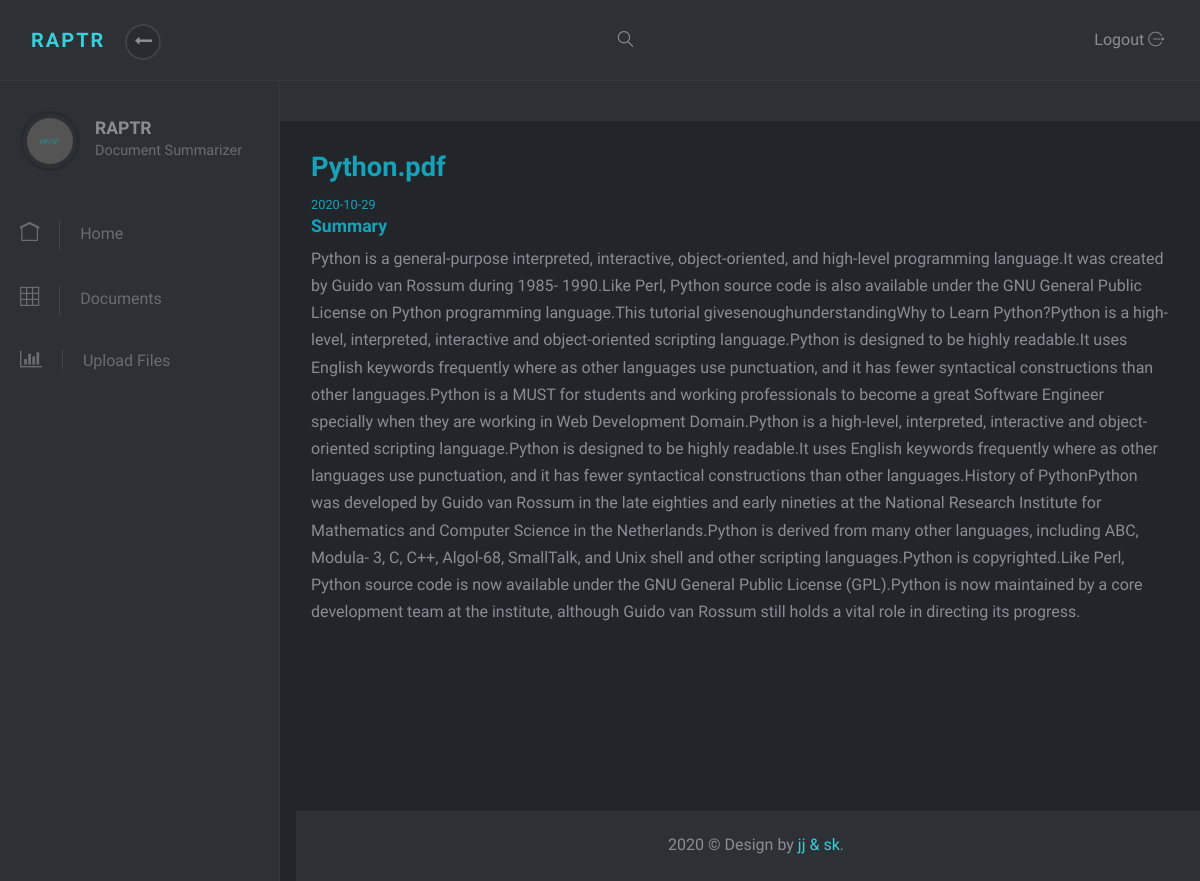
/summary/1 (signed in), run on the app's committed database.
### raptr.py (models this page shows, shortened)
class Documents(db.Model):
    id = db.Column(db.Integer, primary_key=True)
    title = db.Column(db.String(100), nullable=False)
    date_posted = db.Column(db.DateTime, nullable=False, default=datetime.utcnow)
    content = db.Column(db.Text, nullable=False)
    summary = db.Column(db.Text, nullable=False)
    user_id = db.Column(db.Integer, db.ForeignKey('user.id'), nullable=False)

### raptr.py (the view, shortened to what this page needs)
@app.route('/summary/<int:post_id>', methods = ['GET', 'POST'] )
@login_required
def summary(post_id):
    post = Documents.query.get_or_404(post_id)
    return render_template('summary.html', post = post)

### raptr.py (called while the page is built)
@login_manager.user_loader
def load_user(user_id):
    return User.query.get(int(user_id))

### templates/summary.html
{% extends 'dashboard_layout.html' %}
{% block content %}
<article class="media content-section">
    <div class="media-body">
      <div class="article-metadata">
        <h2 class="article-title text-info"> {{ post.title }}</a></h2>
        <small class="text-muted text-info">{{ post.date_posted.strftime('%Y-%m-%d') }}</small>
        <br>
        <h5 class="mr-2 text-info" href="#" >Summary</h5>
      </div>
      <p class="article-content">{{ post.summary }}</p>
    </div>
  </article>
{% endblock %}

### static/css/style.blue.css (style rules this page uses)
body { position: relative; }
p { line-height: 1.7; }
body { font-family: "Muli", sans-serif; font-size: 1rem; font-weight: 400; line-height: 1.5; color: #8a8d93; background-color: rgb(58, 58, 58); }
h1, h2, h3, h4, h5, h6, .h1, .h2, .h3, .h4, .h5, .h6 { margin-bottom: 0.5rem; font-family: inherit; font-weight: 700; line-height: 1.2; color: inherit; }
h2, .h2 { font-size: 1.7rem; }
h5, .h5 { font-size: 1.1rem; }
small, .small { font-size: 80%; font-weight: 400; }
.text-info { color: #17a2b8 !important; }

### data on the page
Documents: title "Python.pdf", date_posted "2020-10-29", summary "Python is a general-purpose interpreted, interactive, object-oriented, and high-level programming language.It was created by Guido van Rossum during 1985- 1990.Like Perl, Python source code is also available under the GNU General Public License on Python programming language.This tutorial givesenoughunderstandingWhy to Learn Python?Python is a high-level, interpreted, interactive and object-oriented scripting language.Python is designed to be highly readable.It uses English keywords frequently where as other languages use punctuation, and it has fewer syntactical constructions than other languages.Python is a MUST for students and working professionals to become a great Software Engineer…"
